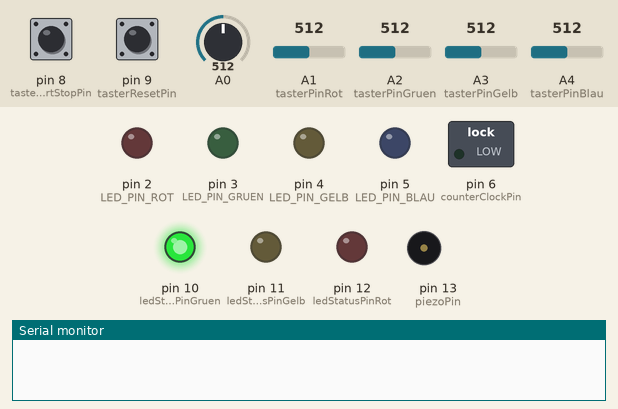
Simulated run of this sketch. Board: Arduino Uno, built with avr-gcc and run on an emulated ATmega328P. On the bench: switched loads named in the sketch (green lamp = pin HIGH), output pins drawn as LEDs (lit = HIGH), buzzer (waves = sounding), the last lines printed to the serial monitor. The inputs (shaded band) are chosen by the test bench; at power-on: pin 8 (tasterStartStopPin) HIGH, pin 9 (tasterResetPin) HIGH, A0 = 512, A1 (tasterPinRot) = 512, A2 (tasterPinGruen) = 512, A3 (tasterPinGelb) = 512, A4 (tasterPinBlau) = 512. Random numbers use the default seed unless the sketch sets one; pins used as bus, display or sensor lines are not drawn.

Above: at 1.2 s.
1.3 s: pin 8 (tasterStartStopPin) pulled LOW for 0.15 s
At 3.4 s:
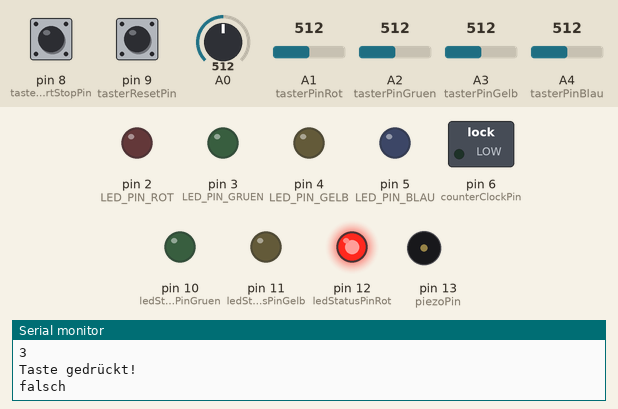
4.4 s: pin 8 (tasterStartStopPin) pulled LOW for 1 s
At 5.8 s:
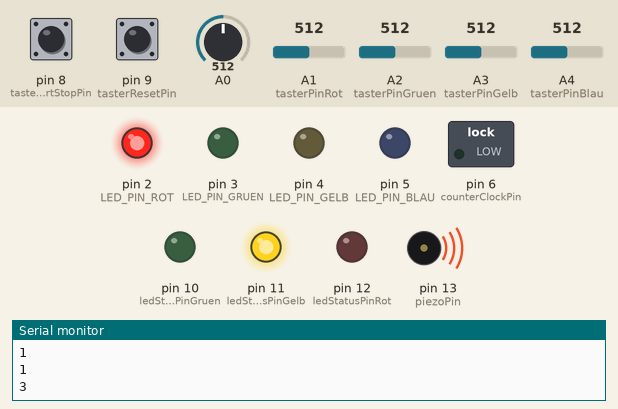
8.4 s: pin 8 (tasterStartStopPin) pulled LOW for 3.2 s
At 10.14 s:
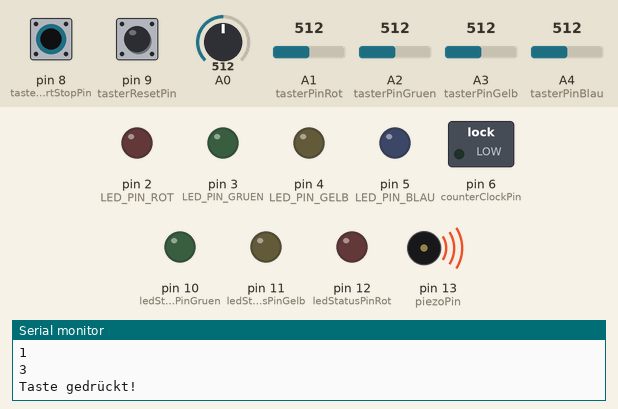
Timing chart, 0 to 14.0 s (numbered marks = the images above; inputs shaded):
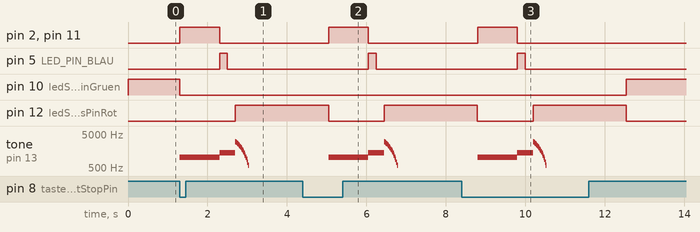

The sketch:

Farbensequenzspiel_Plus.ino
```cpp
/* Farbensequenzspiel PLUS mit Anzeige und Reset*/

#define MAXARRAY 15              // Vorgabe der Sequenzlänge
#define MAXLED 4                 // Anzahl der LEDs
#define TST_SCHWELLE 800         // Analoge Taster Schwelle
// 0 = Rot, 1 = Grün, 2 = Gelb, 3 = Blau
#define LED_PIN_ROT 2
#define LED_PIN_GRUEN 3
#define LED_PIN_GELB 4
#define LED_PIN_BLAU 5
int ledPin[] = {LED_PIN_ROT, LED_PIN_GRUEN, LED_PIN_GELB, LED_PIN_BLAU}; // LED-Array mit Pin-Werten
#define tasterPinRot A1          // Taster Pin an roter LED
#define tasterPinGruen A2        // Taster-Pin an grüner LED
#define tasterPinGelb A3         // Taster-Pin an gelber LED
#define tasterPinBlau A4         // Taster-Pin an blau LED
#define tasterStartStopPin 8     // Start Stop Taster-Pin
#define tasterResetPin 9         // Reset Taster-Pin

#define ledStatusPinGruen 10     // Status LED grün
#define ledStatusPinGelb 11      // Status LED gelb
#define ledStatusPinRot 12       // Status LED rot
#define piezoPin 13              // Piezo-Pin

#define counterResetPin 7        // Counter 4026 Reset-Pin #15
#define counterClockPin 6        // Counter 4026 Clock-Pin #1

int colorArray[MAXARRAY];        // Enthält die Zahlenfolge für anzuzeigende Farben
int tones[] = {1047, 1175, 1319, 1397}; // Tonfrequenzen für die 4 Farben
int counter = 0;                 // Anzahl der gerade aufleuchtenden LEDs
int counterMax = 0;              // HighScore
int counterAktuell = 0;          // Aktuelle Score
boolean fail = false;
boolean spielStart = false;


void setup()
{
  Serial.begin(9600);

  for(int i = 0; i < MAXLED; i++)
    pinMode(ledPin[i], OUTPUT);          // LED-Pins als OUTPUT programmieren

  pinMode(ledStatusPinGruen, OUTPUT);    // Pin als Ausgang
  pinMode(ledStatusPinGelb, OUTPUT);
  pinMode(ledStatusPinRot, OUTPUT);
  pinMode(counterResetPin, OUTPUT);      // Pin als Ausgang
  pinMode(counterClockPin, OUTPUT);      // Pin als Ausgang

  pinMode(tasterResetPin, INPUT);        // Pin als Eingang
  digitalWrite(tasterResetPin, HIGH);    // Pull Up einschalten

  pinMode(tasterStartStopPin, INPUT);      // Pin als Eingang
  digitalWrite(tasterStartStopPin, HIGH);  // Pull Up einschalten
}

void loop()
{
  if (!spielStart)      // Spielbeginn auf Tastendruck
  {                     // Spiel noch nicht begonnen
    digitalWrite(ledStatusPinRot, LOW);
    digitalWrite(ledStatusPinGelb, LOW);
    digitalWrite(ledStatusPinGruen, HIGH);
    while(!spielStart)  // Tasten abfragen, bis Spiel Start
    {
      if (!digitalRead(tasterStartStopPin))    // Start-Spiel Taste gedrückt
        spielStart = true;                     // Spiel starten
      if (!digitalRead(tasterResetPin))        // Reset Taste gedrückt
      {
        showZahl(counterMax);                  // Zeige High Score
        delay(1500);
        if (!digitalRead(tasterResetPin))      // Reset nach 1,5sec immer noch gedrückt dann Reset
        {
          counterMax = 0;
          counterAktuell = 0;
          showZahl(counterMax);
          delay(1000);
        }
        else
        {
          showZahl(counterAktuell);            // Aktuelle Score wieder anzeigen
        }
      }  // if
    }  //while
  } // if
  else
  {
    Serial.println("Spielstart");
    generateColors();
    int tasterCode;
    for(int i = 0; i <= counter; i++)    // Äußere Schleife
    {
      digitalWrite(ledStatusPinRot, LOW);
      digitalWrite(ledStatusPinGelb, HIGH);
      digitalWrite(ledStatusPinGruen, LOW);
      giveSignalSequence(i);
      for(int k = 0; k <= i; k++)        // Innere Schleife
      {
        digitalWrite(ledStatusPinGelb, LOW);
        // Taster mit PULL-UP
        while((analogRead(tasterPinRot) > TST_SCHWELLE) && (analogRead(tasterPinGruen) > TST_SCHWELLE) &&
              (analogRead(tasterPinGelb) > TST_SCHWELLE) && (analogRead(tasterPinBlau)) > TST_SCHWELLE);
        Serial.println("Taste gedrückt!"); // Zur Kontrolle im Serial Monitor
        // Anzeigen der gerückten Farbe
        if(analogRead(tasterPinRot) < TST_SCHWELLE)
          tasterCode = 0;
        if(analogRead(tasterPinGruen) < TST_SCHWELLE)
          tasterCode = 1;
        if(analogRead(tasterPinGelb) < TST_SCHWELLE)
          tasterCode = 2;
        if(analogRead(tasterPinBlau) < TST_SCHWELLE)
          tasterCode = 3;
        giveSignal(tasterCode);
        // Überprüfung ob richtige Farbe gedrückt wurde
        if(colorArray[k] != tasterCode)
        {
          fail = true;
          break; // Innere for-Schleife verlassen
        }  // if
      }    // innere for
      if(!fail)
      {
        digitalWrite(ledStatusPinRot, LOW);
        digitalWrite(ledStatusPinGelb, LOW);
        digitalWrite(ledStatusPinGruen, HIGH);
        Serial.println("richtig");                           // Zur Kontrolle im Serial Monitor
        delay(500);
      }
      else
      {
        digitalWrite(ledStatusPinRot, HIGH);
        digitalWrite(ledStatusPinGelb, LOW);
        digitalWrite(ledStatusPinGruen, LOW);
        for(int i = 3000; i > 500; i-=150)
        {
          tone(piezoPin, i, 10); delay(20);
        }  // for
        Serial.println("falsch"); // Zur Kontrolle im Serial Monitor
        showZahl(counter);
        counterAktuell = counter;
        if (counter > counterMax)
          counterMax = counter;
        counter = 0; fail = false;
        spielStart = false;
        delay(2000);
        break;      // for-Schleife verlassen
      }  // else
      delay(2000);
      if(counter + 1 == MAXARRAY)
      {
        showZahl(counter + 1);
        digitalWrite(ledStatusPinRot, LOW);
        digitalWrite(ledStatusPinGelb, LOW);
        digitalWrite(ledStatusPinGruen, HIGH);
        for(int i = 500; i < 3000; i+=150)
        {
          tone(piezoPin, i, 10); delay(20);
        }  // for
        spielStart = false;
        Serial.println("Ende!"); // Zur Kontrolle im Serial Monitor
        delay(2000);
        counter = 0; fail = false;
        break;                   // Äußere for-Schleife verlassen
      }  // if
      counter++; // Zähler inkrementieren
    }  // for
  } // else
}    // loop

void giveSignalSequence(int value)      // Anzeige LEDs
{
  for(int i = 0; i <= value; i++)
  {
    digitalWrite(2 + colorArray[i], HIGH);
    generateTone(colorArray[i]);
    delay(1000);
    digitalWrite(2 + colorArray[i], LOW);
    if (i < value)
      delay(1000);
  }
}

void generateTone(int value)
{
  tone(piezoPin, tones[value], 1000);
}

void giveSignal(int value)    // Anzeige LED + Tonsignal
{
  digitalWrite(2 + value, HIGH);
  generateTone(value);
  delay(200);
  digitalWrite(2 + value, LOW);
  delay(200);
}

void generateColors()
{
  randomSeed(analogRead(0));
  for(int i = 0; i < MAXARRAY; i++)
    colorArray[i] = random(4); // Zufallszahlen von 0 bis 3 generieren
  // 0 = Rot, 1 = Grün, 2 = Gelb, 3 = Blau
  for(int i = 0; i < MAXARRAY; i++)
    Serial.println(colorArray[i]); // Zur Kontrolle im Serial Monitor
}
```

Functions.ino
```cpp
void showZahl(int value)
{
  resetCounter();
  for(int i = 0; i < value; i++)
  {
    digitalWrite(counterClockPin, HIGH);
    delay(1);
    digitalWrite(counterClockPin, LOW);
    delay(1);
  }
}

void resetCounter()
{
  digitalWrite(counterResetPin, HIGH);
  delay(2);
  digitalWrite(counterResetPin, LOW);
  delay(1);
}
```

Measured:
- after the input at 1.3 s, pin 2 (LED_PIN_ROT): LOW → HIGH at once, → LOW 1.0 s later; pin 5 (LED_PIN_BLAU): LOW → HIGH after 1.0 s, → LOW 0.20 s later
- after the input at 4.4 s, pin 2 (LED_PIN_ROT): LOW → HIGH after 0.65 s, → LOW 1.0 s later; pin 5 (LED_PIN_BLAU): LOW → HIGH after 1.7 s, → LOW 0.20 s later
- after the input at 8.4 s, pin 2 (LED_PIN_ROT): LOW → HIGH after 0.40 s, → LOW 1.0 s later; pin 5 (LED_PIN_BLAU): LOW → HIGH after 1.4 s, → LOW 0.20 s later
